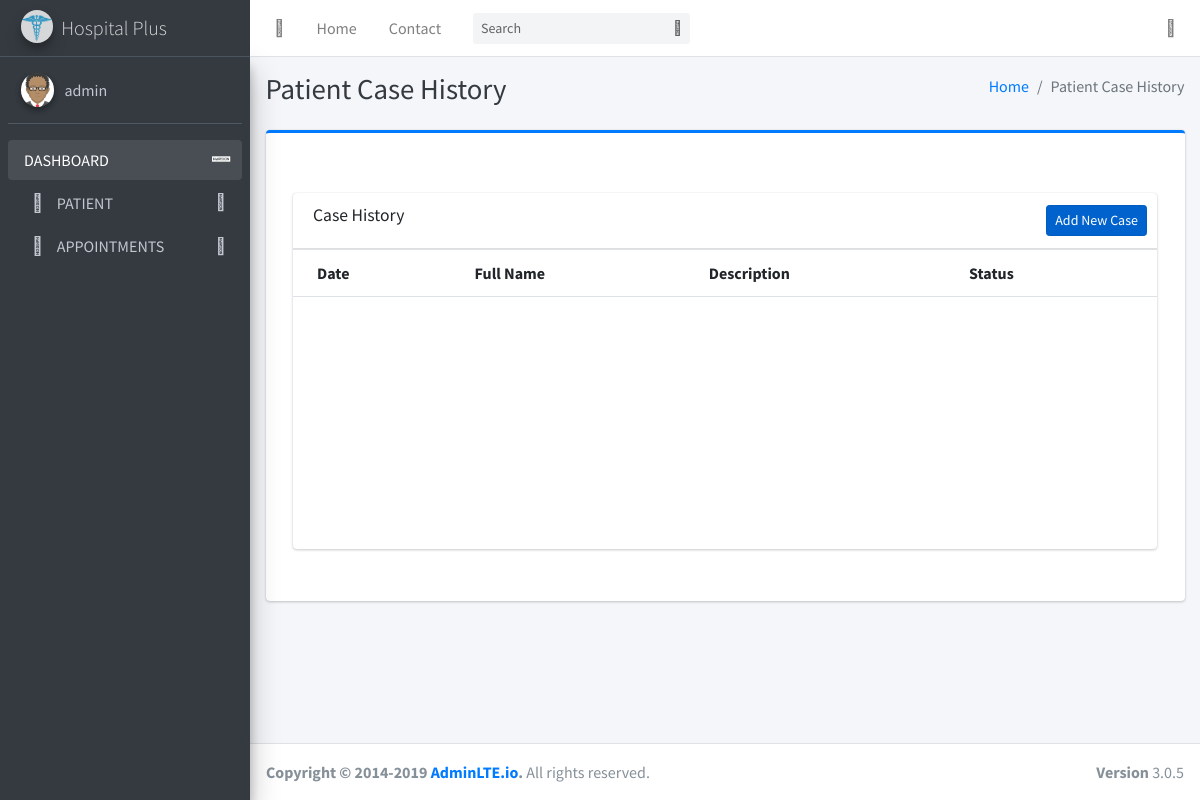
The page /viewHistory/2/ (signed in) on the database as committed earlier.
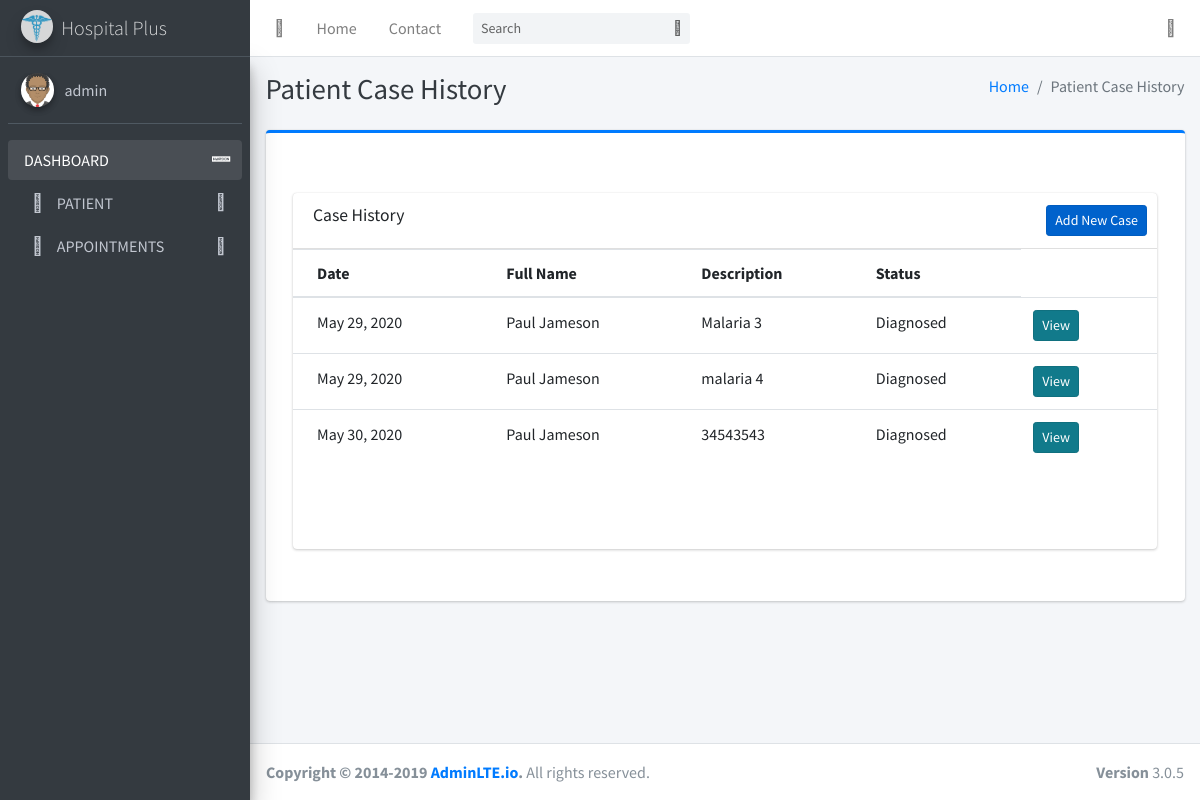
The same page on the database as committed later.
### hms/models.py (models this page shows, shortened)
class CaseHistory(models.Model):
    entry_date = models.DateField(auto_now_add=True, null = True)
    patient_name = models.ForeignKey('Patients', related_name='patient_names', on_delete=models.CASCADE)
    patient = models.CharField('Patients Name', max_length=150, null = True)
    description = models.TextField( null = True)
    entry_update = models.DateTimeField(auto_now=True,  null = True)
    case_status_choices = [
        ('------', '-------'),
        ('Diagnosed', 'Diagnosed'),
        ('Not Diagnosed', 'Not Diagnosed'),
    ]
    case_status = models.CharField(
        max_length=20,
        choices=case_status_choices,
        default= "",
    )

class Patients(models.Model):
    fullName = models.CharField('Full Name', max_length=150, null = True)
    gender_choices = [
        ('Male', 'Male'),
        ('Female', 'Female'),
        ('Others', 'Others'),
    ]
    gender = models.CharField(
        max_length=10,
        choices=gender_choices,
        default= "AB+",
    )
    blood_group_choices = [
        ('A+', 'A+'),
        ('A-', 'A-'),
        ('B+', 'B+'),
        ('B-', 'B-'),
        ('O+', 'O+'),
        ('O-', 'O-'),
        ('AB+', 'AB+'),
        ('AB-', 'AB-'),
    ]
    blood_group = models.CharField(
        max_length=10,
        choices=blood_group_choices,
        default= "---",
    )
    birth_date = models.DateField('Date of Birth', null = True)
    phone = models.CharField('Phone Number', max_length=150, null = True)
    address = models.CharField('Address', max_length=150, null = True)
    patient_email = models.EmailField('Email', max_length=150, null = True)
    status_choices = [
        ('------', '-------'),
        ('Active', 'Active'),
        ('In-Active', 'In-Active'),
    ]
    status = models.CharField(
        max_length=20,
        choices=status_choices,
        default= "---",
    )
    create_date = models.DateField(auto_now_add=True, null = True)
    update_date = models.DateTimeField(auto_now=True,  null = True)
    def __str__(self):
        return self.fullName

### hms/views.py (the view)
# urls.py: path('viewHistory/<str:pk>/', views.viewCaseHistory, name='viewHistory'),
def viewCaseHistory(request, pk):
    history = CaseHistory.objects.filter(patient_name_id=pk)
    pat = Patients.objects.get(id=pk)
    context = {'history': history, 'pat': pat}
    return render(request, 'hms/viewHistory.html', context)

### hms/templates/hms/viewHistory.html
{% extends 'index.html' %}
{% block cardtitle%} Patient Case History {% endblock%}
{% block breadcrumb%} Patient Case History {% endblock%}
{% block content %}
<section class="content">
    <div class="container-fluid">
      <div class="row">
        <div class="col-12">
          <div class="card">
            <div class="card-header">
              <h3 class="card-title">Case History</h3>
              <div class="card-tools">
                    <a href="{% url 'addCase' pat.id %}" class="btn btn-primary btn-sm active" role="button" aria-pressed="true">Add New Case</a>
              </div>
            </div>
            <div class="card-body table-responsive p-0" style="height: 300px;">
              <table class="table table-head-fixed text-nowrap">
                <thead>
                  <tr>
                    <th>Date</th>
                    <th>Full Name</th>
                    <th>Description</th>
                    <th>Status</th>
                  </tr>
                </thead>
                <tbody>
                    {% for case in history %}
                  <tr>
                    <td>{{case.entry_date}}</td>
                    <td>{{case.patient_name}}</td>
                    <td>{{case.description}}</td>
                    <td>{{case.case_status}}</td>
                    <td> <a href="{% url 'home' %}" class="btn btn-info btn-sm active" role="button" aria-pressed="true">View</a> </td>
                  </tr>
                  {%endfor%}
                </tbody>
              </table>
            </div>
          </div>
        </div>
      </div>
  </section>
  {%endblock%}

Rows that differ between the two databases and show on the page:
now on this page (row edited): CaseHistory: entry_date "May 29, 2020", patient_name "Paul Jameson", description "Malaria 3", case_status "Diagnosed"
now on this page (row edited): CaseHistory: entry_date "May 29, 2020", patient_name "Paul Jameson", description "malaria 4", case_status "Diagnosed"
added CaseHistory: entry_date "May 30, 2020", patient_name "Paul Jameson", description "34543543", case_status "Diagnosed"
